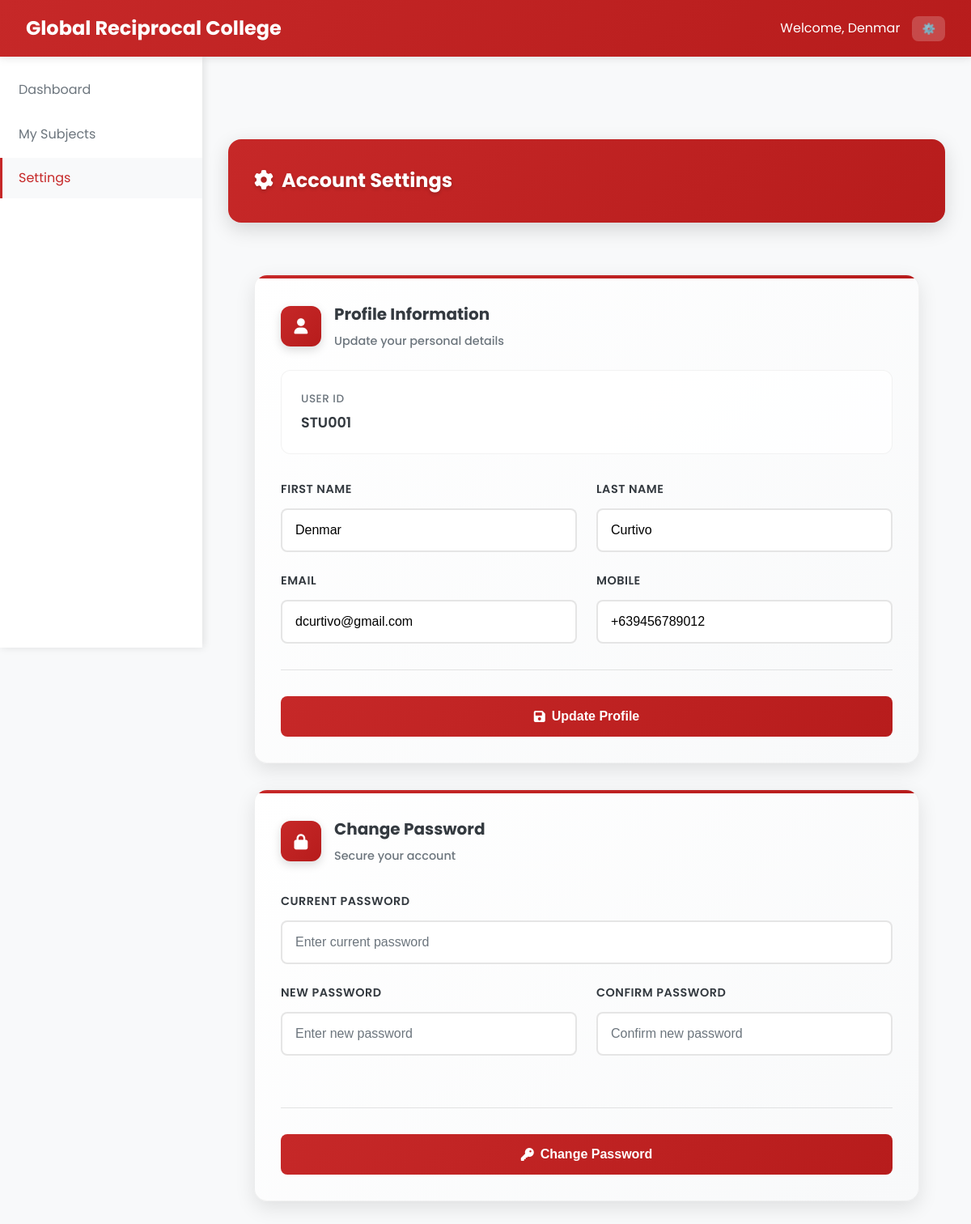
Screenshot of /Admin/settings.php (signed in) with the database file from the repository.
### tables this page shows
CREATE TABLE `students` (
  `student_id` varchar(20) NOT NULL,
  `first_name` varchar(50) NOT NULL,
  `last_name` varchar(50) NOT NULL,
  `middle_name` varchar(50) DEFAULT NULL,
  `email` varchar(100) NOT NULL,
  `password` varchar(255) NOT NULL,
  `mobile` varchar(15) NOT NULL,
  `address` text NOT NULL,
  `created_at` datetime NOT NULL,
  `updated_at` datetime NOT NULL
);

### Admin/settings.php (the view, shortened to what this page needs)
<?php
require_once '../php/db.php';
$user_id = $_SESSION['user_id'];
$role = $_SESSION['role'];
if ($role == 'professor') {
    $stmt = $pdo->prepare("SELECT * FROM professors WHERE professor_id = ?");
    $stmt->execute([$user_id]);
    $user = $stmt->fetch(PDO::FETCH_ASSOC);
} elseif ($role == 'student') {
    $stmt = $pdo->prepare("SELECT * FROM students WHERE student_id = ?");
    $stmt->execute([$user_id]);
    $user = $stmt->fetch(PDO::FETCH_ASSOC);
}
?>
<!DOCTYPE html>
<html lang="en">
<head>
    <link rel="stylesheet" href="../css/styles_fixed.css">
    <link rel="stylesheet" href="https://cdnjs.cloudflare.com/ajax/libs/font-awesome/6.0.0/css/all.min.css">
</head>
<body>
    <nav class="navbar">
        <div class="navbar-brand">
            <span class="navbar-title">Global Reciprocal College</span>
        </div>
        <div class="navbar-user">
            <span>Welcome, <?php echo $_SESSION['first_name']; ?></span>
            <div class="user-dropdown">
                <button class="dropdown-toggle">⚙️</button>
            </div>
        </div>
    </nav>
    <aside class="sidebar">
        <ul class="sidebar-menu">
            <?php if ($role == 'professor'): ?>
                <li class="sidebar-item">
                    <a href="../Professor/professor_dashboard.php" class="sidebar-link">Dashboard</a>
                </li>
                <li class="sidebar-item">
                    <a href="../Professor/manage_subjects.php" class="sidebar-link">Manage Subjects</a>
                </li>
                <li class="sidebar-item">
                    <a href="../Professor/professor_manage_schedule.php" class="sidebar-link">Manage Class</a>
                </li>
                <li class="sidebar-item">
                    <a href="settings.php" class="sidebar-link active">Settings</a>
                </li>
            <?php elseif ($role == 'student'): ?>
                <li class="sidebar-item">
                    <a href="../Student/student_dashboard.php" class="sidebar-link">Dashboard</a>
                </li>
                <li class="sidebar-item">
                    <a href="../Student/student_manage_schedule.php" class="sidebar-link">My Subjects</a>
                </li>
                <li class="sidebar-item">
                    <a href="settings.php" class="sidebar-link active">Settings</a>
                </li>
            <?php endif; ?>
        </ul>
    </aside>
    <main class="main-content">
        <div class="table-header-enhanced">
            <h2 class="table-title-enhanced"><i class="fas fa-cog" style="margin-right: 10px;"></i>Account Settings</h2>
        </div>
        <div class="dashboard-container">
            <div class="settings-grid">
                <div class="stat-card-enhanced">
                    <div class="stat-header-enhanced">
                        <div class="stat-icon-enhanced">
                            <i class="fas fa-user"></i>
                        </div>
                        <div class="stat-info-enhanced">
                            <h3 class="stat-title-enhanced">Profile Information</h3>
                            <span class="stat-subtitle-enhanced">Update your personal details</span>
                        </div>
                    </div>
                    <div class="current-info-enhanced">
                        <div class="info-grid">
                            <div class="info-item-enhanced">
                                <span class="info-label-enhanced">User ID</span>
                                <span class="info-value-enhanced"><?php echo $user_id; ?></span>
                            </div>
                        </div>
                    </div>
                    <form action="" method="POST" class="form-section-enhanced">
                        <div class="form-grid">
                            <div class="form-group-enhanced">
                                <label class="form-label-enhanced">First Name</label>
                                <input type="text" name="first_name" class="form-input-enhanced" value="<?php echo htmlspecialchars($user['first_name']); ?>" required placeholder="Enter your first name">
                            </div>
                            <div class="form-group-enhanced">
                                <label class="form-label-enhanced">Last Name</label>
                                <input type="text" name="last_name" class="form-input-enhanced" value="<?php echo htmlspecialchars($user['last_name']); ?>" required placeholder="Enter your last name">
                            </div>
                            <div class="form-group-enhanced">
                                <label class="form-label-enhanced">Email</label>
                                <input type="email" name="email" class="form-input-enhanced" value="<?php echo htmlspecialchars($user['email']); ?>" required placeholder="Enter your email">
                            </div>
                            <div class="form-group-enhanced">
                                <label class="form-label-enhanced">Mobile</label>
                                <input type="text" name="mobile" class="form-input-enhanced" value="<?php echo htmlspecialchars($user['mobile']); ?>" required placeholder="Enter your mobile number">
                            </div>
                        </div>
                        <div class="stat-actions-enhanced">
                            <button type="submit" class="stat-primary-btn">
                                <i class="fas fa-save"></i> Update Profile
                            </button>
                        </div>
                    </form>
                </div>
                <div class="stat-card-enhanced">
                    <div class="stat-header-enhanced">
                        <div class="stat-icon-enhanced">
                            <i class="fas fa-lock"></i>
                        </div>
                        <div class="stat-info-enhanced">
                            <h3 class="stat-title-enhanced">Change Password</h3>
                            <span class="stat-subtitle-enhanced">Secure your account</span>
                        </div>
                    </div>
                    <form action="" method="POST" class="form-section-enhanced">
                        <div class="password-form-grid">
                            <div class="form-group-enhanced">
                                <label class="form-label-enhanced">Current Password</label>
                                <input type="password" name="current_password" class="form-input-enhanced" required placeholder="Enter current password">
                            </div>
                            <div class="form-grid">
                                <div class="form-group-enhanced">
                                    <label class="form-label-enhanced">New Password</label>
                                    <input type="password" name="new_password" class="form-input-enhanced" required placeholder="Enter new password">
                                </div>
                                <div class="form-group-enhanced">
                                    <label class="form-label-enhanced">Confirm Password</label>
                                    <input type="password" name="confirm_password" class="form-input-enhanced" required placeholder="Confirm new password">
                                </div>
                            </div>
                        </div>
                        <div class="stat-actions-enhanced">
                            <button type="submit" class="stat-primary-btn">
                                <i class="fas fa-key"></i> Change Password
                            </button>
                        </div>
                    </form>
                </div>
            </div>
        </div>
    </main>
</body>
</html>

### css/styles_fixed.css (style rules this page uses)
:root { --primary: #C62828; --primary-dark: #B71C1C; --primary-light: #EF5350; --secondary: #2E7D32; --accent: #1565C0; --light: #f8f9fa; --dark: #343a40; --gray: #6c757d; --light-gray: #e9ecef; --success: #28a745; --warning: #ffc107; --danger: #dc3545; --info: #17a2b8; }
* { margin: 0; padding: 0; box-sizing: border-box; }
body { font-family: 'Poppins', sans-serif; background-color: var(--light); color: var(--dark); line-height: 1.6; }
.navbar { background: linear-gradient(135deg, var(--primary) 0%, var(--primary-dark) 100%); color: white; padding: 1rem 2rem; display: flex; justify-content: space-between; align-items: center; box-shadow: 0 2px 10px rgba(0, 0, 0, 0.1); position: sticky; top: 0; z-index: 1000; }
.navbar-brand { font-size: 1.5rem; font-weight: 700; display: flex; align-items: center; gap: 10px; }
.navbar-user { display: flex; align-items: center; gap: 15px; }
.user-dropdown { position: relative; }
.dropdown-toggle { background: rgba(255, 255, 255, 0.2); border: none; color: white; padding: 8px 12px; border-radius: 8px; cursor: pointer; transition: background-color 0.3s ease; }
.sidebar { width: 250px; background: white; height: calc(100vh - 70px); position: fixed; left: 0; top: 70px; box-shadow: 2px 0 10px rgba(0, 0, 0, 0.1); overflow-y: auto; transition: transform 0.3s ease; z-index: 999; transform: translateX(0); }
.sidebar-menu { list-style: none; padding: 1rem 0; }
.sidebar-item { margin-bottom: 5px; }
.sidebar-link { display: flex; align-items: center; padding: 12px 20px; color: var(--gray); text-decoration: none; transition: all 0.3s ease; border-left: 3px solid transparent; }
.sidebar-link.active { background: var(--light); color: var(--primary); border-left-color: var(--primary); }
.main-content { margin-left: 250px; margin-top: 70px; padding: 2rem; min-height: calc(100vh - 70px); background: var(--light); transition: margin-left 0.3s ease, padding 0.3s ease; }
.dashboard-container { max-width: 1200px; margin: 0 auto; padding: 2rem; }
.stat-card-enhanced { background: linear-gradient(135deg, #ffffff 0%, #f8f9fa 100%); border-radius: 16px; padding: 2rem; box-shadow: 0 8px 25px rgba(0, 0, 0, 0.1); border: 1px solid rgba(0, 0, 0, 0.05); transition: all 0.3s ease; position: relative; overflow: hidden; }
.stat-card-enhanced::before { content: ''; position: absolute; top: 0; left: 0; right: 0; height: 4px; background: linear-gradient(90deg, var(--primary) 0%, var(--primary-dark) 100%); }
.stat-header-enhanced { display: flex; align-items: center; gap: 1rem; margin-bottom: 1.5rem; }
.stat-icon-enhanced { width: 50px; height: 50px; background: linear-gradient(135deg, var(--primary) 0%, var(--primary-dark) 100%); border-radius: 12px; display: flex; align-items: center; justify-content: center; color: white; font-size: 1.2rem; box-shadow: 0 4px 12px rgba(0, 0, 0, 0.15); }
.stat-info-enhanced { flex: 1; }
.stat-title-enhanced { font-size: 1.25rem; font-weight: 700; color: var(--dark); margin: 0 0 0.25rem 0; }
.stat-subtitle-enhanced { font-size: 0.9rem; color: var(--gray); font-weight: 500; }
.stat-actions-enhanced { border-top: 1px solid rgba(0, 0, 0, 0.1); padding-top: 1.5rem; }
.stat-primary-btn { background: linear-gradient(135deg, var(--primary) 0%, var(--primary-dark) 100%); color: white; border: none; padding: 0.75rem 1.5rem; border-radius: 8px; cursor: pointer; font-size: 0.95rem; font-weight: 600; display: inline-flex; align-items: center; gap: 0.5rem; transition: transform 0.2s, box-shadow 0.2s; }
.table-header-enhanced { background: linear-gradient(135deg, var(--primary) 0%, var(--primary-dark) 100%); padding: 2rem; border-radius: 16px; margin-bottom: 2rem; box-shadow: 0 8px 25px rgba(0, 0, 0, 0.15); display: flex; justify-content: space-between; align-items: center; }
.table-title-enhanced { color: white; font-size: 1.5rem; font-weight: 700; margin: 0; text-shadow: 0 2px 4px rgba(0, 0, 0, 0.2); }

### rows the page displays
students: first_name "Denmar", last_name "Curtivo", email "dcurtivo@gmail.com", mobile "+639456789012"

### other values shown
$_SESSION['first_name'] "Denmar"
$user_id "STU001"
